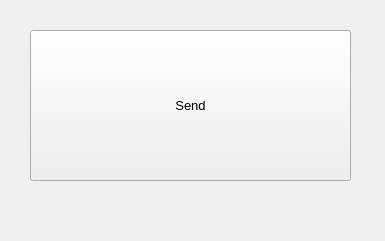
<?xml version="1.0" encoding="UTF-8"?>
<ui version="4.0">
 <class>MainWindow</class>
 <widget class="QMainWindow" name="MainWindow">
  <property name="geometry">
   <rect>
    <x>0</x>
    <y>0</y>
    <width>385</width>
    <height>241</height>
   </rect>
  </property>
  <property name="font">
   <font>
    <pointsize>10</pointsize>
   </font>
  </property>
  <property name="windowTitle">
   <string>MainWindow</string>
  </property>
  <widget class="QWidget" name="centralWidget">
   <widget class="QPushButton" name="pushButton">
    <property name="geometry">
     <rect>
      <x>30</x>
      <y>30</y>
      <width>321</width>
      <height>151</height>
     </rect>
    </property>
    <property name="text">
     <string>Send</string>
    </property>
   </widget>
  </widget>
 </widget>
 <layoutdefault spacing="6" margin="11"/>
 <resources/>
 <connections/>
</ui>
